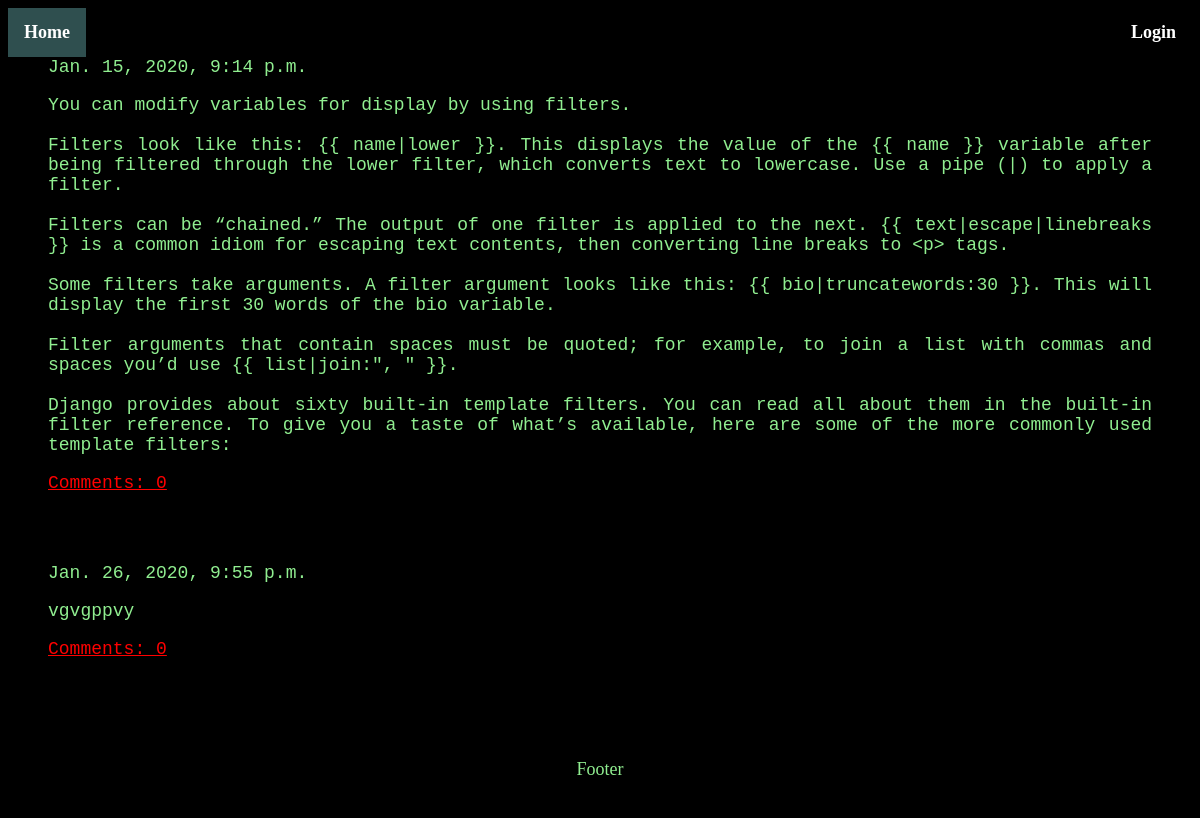
The page / on the database its author committed.
### blog/models.py (models this page shows, shortened)
class Post(models.Model):
    author = models.ForeignKey('auth.User', on_delete=models.CASCADE)
    title = models.CharField(max_length=200)
    text = models.TextField()
    created_date = models.DateTimeField(
            default=timezone.now)
    published_date = models.DateTimeField(
            blank=True, null=True)
    def approved_comments(self):
        return self.comments.filter(approved_comment=True)

### blog/views.py (the view)
# urls.py: url(r'^$', views.post_list, name='post_list'),
def post_list(request):
    posts = Post.objects.filter(published_date__lte=timezone.now()).order_by('published_date')
    return render(request, 'blog/post_list.html', {'posts': posts})

### blog/templates/blog/post_list.html (shortened to what this page needs)
{% extends 'blog/base.html' %}
{% block content %}
    {% for post in posts %}
        <div class="post">
            <div class="date">
                {{ post.published_date }}
            </div>
            <p>{{ post.text|linebreaksbr }}</p>
            <a href="{% url 'post_detail' pk=post.pk %}">Comments: {{ post.approved_comments.count }}</a>
        </div>
    {% endfor %}
{% endblock %}

### blog/static/css/blog.css (style rules this page uses)
body { background-color: black; color: lightgreen; font-size: 18px; }
.date { color: lightgreen; font-size: 18px; }
.post { margin-bottom: 70px; }
a { background-color: black; color: red; font-size: 18px; }

### rows shown on the page
Post: published_date "Jan. 15, 2020, 9:14 p.m.", text "You can modify variables for display by using filters. Filters look like this: {{ name|lower }}. This displays the value of the {{ name }} variable after being filtered through the lower filter, which converts text to lowercase. Use a pipe (|) to apply a filter. Filters can be “chained.” The output of one filter is applied to the next. {{ text|escape|linebreaks }} is a common idiom for escaping text contents, then converting line breaks to <p> tags. Some filters take arguments. A filter argument looks like this: {{ bio|truncatewords:30 }}. This will display the first 30 words of the bio variable. Filter arguments that contain spaces must be quoted; for example, to join a list with commas…", approved_comments.count "0"
Post: published_date "Jan. 26, 2020, 9:55 p.m.", text "vgvgppvy", approved_comments.count "0"
